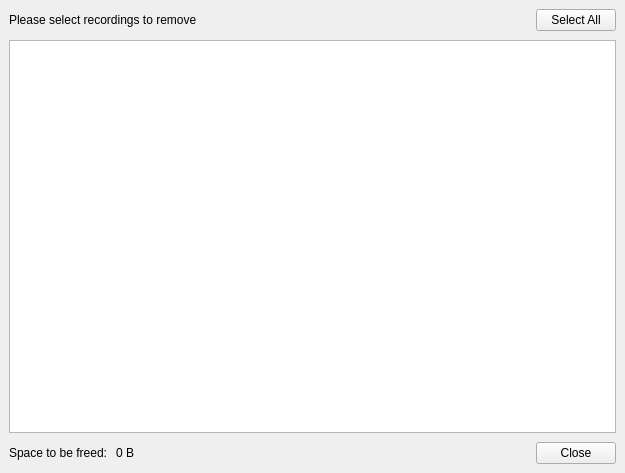
<?xml version="1.0" encoding="UTF-8"?>
<ui version="4.0">
 <author>
    SPDX-FileCopyrightText: none
    SPDX-License-Identifier: GPL-3.0-or-later
  </author>
 <class>RecorderSnapshotsManager</class>
 <widget class="QWidget" name="RecorderSnapshotsManager">
  <property name="geometry">
   <rect>
    <x>0</x>
    <y>0</y>
    <width>625</width>
    <height>473</height>
   </rect>
  </property>
  <property name="windowTitle">
   <string>Clean up Recordings</string>
  </property>
  <layout class="QGridLayout" name="gridLayout">
   <property name="leftMargin">
    <number>0</number>
   </property>
   <property name="topMargin">
    <number>0</number>
   </property>
   <property name="rightMargin">
    <number>0</number>
   </property>
   <property name="bottomMargin">
    <number>0</number>
   </property>
   <item row="0" column="0">
    <widget class="QStackedWidget" name="stackedWidget">
     <property name="currentIndex">
      <number>1</number>
     </property>
     <widget class="QWidget" name="pageProgress">
      <layout class="QHBoxLayout" name="horizontalLayout_3" stretch="0,1,0">
       <property name="leftMargin">
        <number>0</number>
       </property>
       <property name="topMargin">
        <number>0</number>
       </property>
       <property name="rightMargin">
        <number>0</number>
       </property>
       <property name="bottomMargin">
        <number>0</number>
       </property>
       <item>
        <spacer name="horizontalSpacer_2">
         <property name="orientation">
          <enum>Qt::Horizontal</enum>
         </property>
         <property name="sizeHint" stdset="0">
          <size>
           <width>118</width>
           <height>20</height>
          </size>
         </property>
        </spacer>
       </item>
       <item>
        <layout class="QVBoxLayout" name="verticalLayout_2" stretch="1,0,0,0,1">
         <property name="spacing">
          <number>9</number>
         </property>
         <item>
          <spacer name="verticalSpacer">
           <property name="orientation">
            <enum>Qt::Vertical</enum>
           </property>
           <property name="sizeType">
            <enum>QSizePolicy::Preferred</enum>
           </property>
           <property name="sizeHint" stdset="0">
            <size>
             <width>20</width>
             <height>178</height>
            </size>
           </property>
          </spacer>
         </item>
         <item>
          <widget class="QLabel" name="labelProgress">
           <property name="sizePolicy">
            <sizepolicy hsizetype="Preferred" vsizetype="Fixed">
             <horstretch>0</horstretch>
             <verstretch>0</verstretch>
            </sizepolicy>
           </property>
           <property name="text">
            <string>Scanning...</string>
           </property>
           <property name="alignment">
            <set>Qt::AlignCenter</set>
           </property>
          </widget>
         </item>
         <item>
          <widget class="QProgressBar" name="progressScanning">
           <property name="maximum">
            <number>0</number>
           </property>
           <property name="value">
            <number>-1</number>
           </property>
          </widget>
         </item>
         <item>
          <layout class="QHBoxLayout" name="horizontalLayout_4">
           <item>
            <spacer name="horizontalSpacer">
             <property name="orientation">
              <enum>Qt::Horizontal</enum>
             </property>
             <property name="sizeHint" stdset="0">
              <size>
               <width>40</width>
               <height>20</height>
              </size>
             </property>
            </spacer>
           </item>
           <item>
            <widget class="QPushButton" name="buttonCancel">
             <property name="text">
              <string>Cancel</string>
             </property>
            </widget>
           </item>
           <item>
            <spacer name="horizontalSpacer_4">
             <property name="orientation">
              <enum>Qt::Horizontal</enum>
             </property>
             <property name="sizeHint" stdset="0">
              <size>
               <width>40</width>
               <height>20</height>
              </size>
             </property>
            </spacer>
           </item>
          </layout>
         </item>
         <item>
          <spacer name="verticalSpacer_2">
           <property name="orientation">
            <enum>Qt::Vertical</enum>
           </property>
           <property name="sizeType">
            <enum>QSizePolicy::Preferred</enum>
           </property>
           <property name="sizeHint" stdset="0">
            <size>
             <width>20</width>
             <height>178</height>
            </size>
           </property>
          </spacer>
         </item>
        </layout>
       </item>
       <item>
        <spacer name="horizontalSpacer_3">
         <property name="orientation">
          <enum>Qt::Horizontal</enum>
         </property>
         <property name="sizeHint" stdset="0">
          <size>
           <width>118</width>
           <height>20</height>
          </size>
         </property>
        </spacer>
       </item>
      </layout>
     </widget>
     <widget class="QWidget" name="pageSelection">
      <layout class="QVBoxLayout" name="verticalLayout">
       <property name="spacing">
        <number>9</number>
       </property>
       <item>
        <layout class="QHBoxLayout" name="horizontalLayout">
         <item>
          <widget class="QLabel" name="label">
           <property name="sizePolicy">
            <sizepolicy hsizetype="Expanding" vsizetype="Preferred">
             <horstretch>0</horstretch>
             <verstretch>0</verstretch>
            </sizepolicy>
           </property>
           <property name="text">
            <string>Please select recordings to remove</string>
           </property>
          </widget>
         </item>
         <item>
          <widget class="QPushButton" name="buttonSelectAll">
           <property name="text">
            <string>Select All</string>
           </property>
          </widget>
         </item>
        </layout>
       </item>
       <item>
        <widget class="QTreeView" name="treeDirectories">
         <property name="editTriggers">
          <set>QAbstractItemView::NoEditTriggers</set>
         </property>
         <property name="showDropIndicator" stdset="0">
          <bool>false</bool>
         </property>
         <property name="alternatingRowColors">
          <bool>true</bool>
         </property>
         <property name="selectionMode">
          <enum>QAbstractItemView::MultiSelection</enum>
         </property>
         <property name="iconSize">
          <size>
           <width>80</width>
           <height>80</height>
          </size>
         </property>
         <property name="rootIsDecorated">
          <bool>false</bool>
         </property>
         <property name="uniformRowHeights">
          <bool>true</bool>
         </property>
         <property name="itemsExpandable">
          <bool>false</bool>
         </property>
         <property name="sortingEnabled">
          <bool>true</bool>
         </property>
         <property name="allColumnsShowFocus">
          <bool>true</bool>
         </property>
         <property name="wordWrap">
          <bool>true</bool>
         </property>
         <attribute name="headerDefaultSectionSize">
          <number>110</number>
         </attribute>
        </widget>
       </item>
       <item>
        <layout class="QHBoxLayout" name="horizontalLayout_2">
         <item>
          <widget class="QLabel" name="labelSpaceTitle">
           <property name="text">
            <string>Space to be freed:</string>
           </property>
          </widget>
         </item>
         <item>
          <widget class="QLabel" name="labelSpace">
           <property name="sizePolicy">
            <sizepolicy hsizetype="Expanding" vsizetype="Preferred">
             <horstretch>0</horstretch>
             <verstretch>0</verstretch>
            </sizepolicy>
           </property>
           <property name="text">
            <string>0 B</string>
           </property>
          </widget>
         </item>
         <item>
          <widget class="QDialogButtonBox" name="buttonBox">
           <property name="standardButtons">
            <set>QDialogButtonBox::Close</set>
           </property>
          </widget>
         </item>
        </layout>
       </item>
      </layout>
     </widget>
    </widget>
   </item>
  </layout>
 </widget>
 <tabstops>
  <tabstop>treeDirectories</tabstop>
  <tabstop>buttonSelectAll</tabstop>
  <tabstop>buttonCancel</tabstop>
 </tabstops>
 <resources/>
 <connections/>
</ui>
